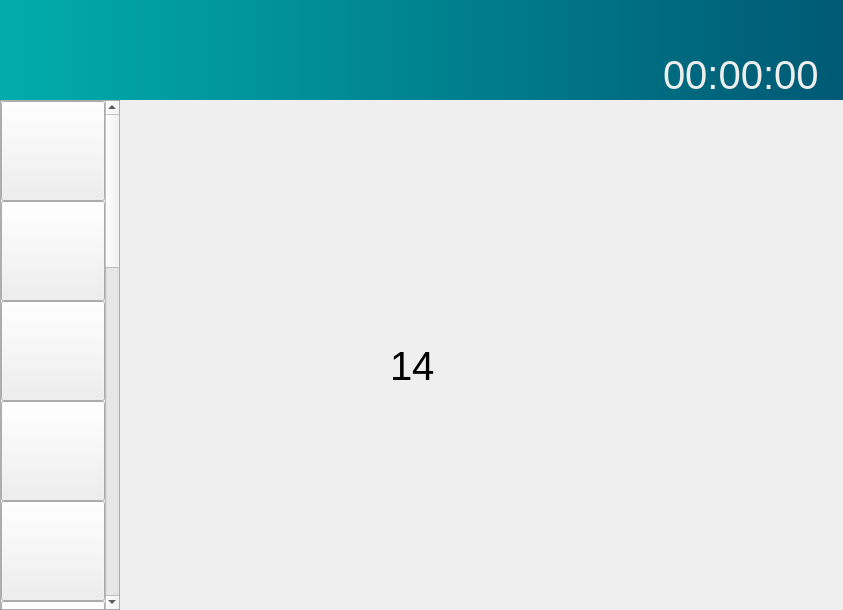
<?xml version="1.0" encoding="UTF-8"?>
<ui version="4.0">
 <class>Widget</class>
 <widget class="QWidget" name="Widget">
  <property name="geometry">
   <rect>
    <x>0</x>
    <y>0</y>
    <width>843</width>
    <height>610</height>
   </rect>
  </property>
  <property name="windowTitle">
   <string>Widget</string>
  </property>
  <property name="styleSheet">
   <string notr="true"/>
  </property>
  <layout class="QVBoxLayout" name="verticalLayout_2">
   <property name="spacing">
    <number>0</number>
   </property>
   <property name="leftMargin">
    <number>0</number>
   </property>
   <property name="topMargin">
    <number>0</number>
   </property>
   <property name="rightMargin">
    <number>0</number>
   </property>
   <property name="bottomMargin">
    <number>0</number>
   </property>
   <item>
    <widget class="QWidget" name="header" native="true">
     <property name="minimumSize">
      <size>
       <width>0</width>
       <height>100</height>
      </size>
     </property>
     <property name="maximumSize">
      <size>
       <width>16777215</width>
       <height>100</height>
      </size>
     </property>
     <property name="styleSheet">
      <string notr="true">QWidget#header{
background-color: qlineargradient(spread:pad, x1:0, y1:0, x2:1, y2:0, stop:0 rgba(1, 173, 171, 255), stop:1 rgba(0, 89, 116, 255));
}</string>
     </property>
     <layout class="QHBoxLayout" name="horizontalLayout_2">
      <property name="spacing">
       <number>0</number>
      </property>
      <property name="leftMargin">
       <number>10</number>
      </property>
      <property name="topMargin">
       <number>0</number>
      </property>
      <property name="rightMargin">
       <number>0</number>
      </property>
      <property name="bottomMargin">
       <number>0</number>
      </property>
      <item>
       <widget class="QLabel" name="logo_label">
        <property name="minimumSize">
         <size>
          <width>250</width>
          <height>70</height>
         </size>
        </property>
        <property name="maximumSize">
         <size>
          <width>250</width>
          <height>70</height>
         </size>
        </property>
        <property name="styleSheet">
         <string notr="true">border-image: url(:/Resource/icon/topeet-logo.png);</string>
        </property>
        <property name="text">
         <string/>
        </property>
       </widget>
      </item>
      <item>
       <spacer name="horizontalSpacer">
        <property name="orientation">
         <enum>Qt::Horizontal</enum>
        </property>
        <property name="sizeHint" stdset="0">
         <size>
          <width>139</width>
          <height>20</height>
         </size>
        </property>
       </spacer>
      </item>
      <item>
       <widget class="QWidget" name="widget_button" native="true">
        <property name="minimumSize">
         <size>
          <width>270</width>
          <height>100</height>
         </size>
        </property>
        <property name="styleSheet">
         <string notr="true">QPushButton {
background-color: rgba(255, 255, 255, 0);
border: none;
color: white;
}</string>
        </property>
        <layout class="QHBoxLayout" name="horizontalLayout_3">
         <property name="spacing">
          <number>0</number>
         </property>
         <property name="leftMargin">
          <number>0</number>
         </property>
         <property name="topMargin">
          <number>0</number>
         </property>
         <property name="rightMargin">
          <number>0</number>
         </property>
         <property name="bottomMargin">
          <number>0</number>
         </property>
         <item>
          <widget class="MyButton" name="head_button1">
           <property name="minimumSize">
            <size>
             <width>90</width>
             <height>100</height>
            </size>
           </property>
           <property name="maximumSize">
            <size>
             <width>90</width>
             <height>100</height>
            </size>
           </property>
           <property name="styleSheet">
            <string notr="true"/>
           </property>
           <property name="text">
            <string/>
           </property>
          </widget>
         </item>
         <item>
          <widget class="MyButton" name="head_button2">
           <property name="minimumSize">
            <size>
             <width>90</width>
             <height>100</height>
            </size>
           </property>
           <property name="maximumSize">
            <size>
             <width>90</width>
             <height>100</height>
            </size>
           </property>
           <property name="styleSheet">
            <string notr="true"/>
           </property>
           <property name="text">
            <string/>
           </property>
          </widget>
         </item>
         <item>
          <widget class="MyButton" name="head_button3">
           <property name="minimumSize">
            <size>
             <width>90</width>
             <height>100</height>
            </size>
           </property>
           <property name="maximumSize">
            <size>
             <width>90</width>
             <height>100</height>
            </size>
           </property>
           <property name="text">
            <string/>
           </property>
          </widget>
         </item>
        </layout>
       </widget>
      </item>
      <item>
       <widget class="QWidget" name="widget" native="true">
        <property name="minimumSize">
         <size>
          <width>180</width>
          <height>100</height>
         </size>
        </property>
        <layout class="QVBoxLayout" name="verticalLayout_3">
         <property name="spacing">
          <number>0</number>
         </property>
         <property name="leftMargin">
          <number>0</number>
         </property>
         <property name="topMargin">
          <number>0</number>
         </property>
         <property name="rightMargin">
          <number>0</number>
         </property>
         <property name="bottomMargin">
          <number>0</number>
         </property>
         <item>
          <widget class="QWidget" name="widget_2" native="true"/>
         </item>
         <item>
          <widget class="QLabel" name="time_label">
           <property name="font">
            <font>
             <pointsize>30</pointsize>
            </font>
           </property>
           <property name="styleSheet">
            <string notr="true">color: rgb(238, 238, 236);</string>
           </property>
           <property name="text">
            <string>00:00:00</string>
           </property>
          </widget>
         </item>
        </layout>
       </widget>
      </item>
     </layout>
    </widget>
   </item>
   <item>
    <widget class="QWidget" name="body" native="true">
     <property name="styleSheet">
      <string notr="true"/>
     </property>
     <layout class="QHBoxLayout" name="horizontalLayout">
      <property name="spacing">
       <number>0</number>
      </property>
      <property name="leftMargin">
       <number>0</number>
      </property>
      <property name="topMargin">
       <number>0</number>
      </property>
      <property name="rightMargin">
       <number>0</number>
      </property>
      <property name="bottomMargin">
       <number>0</number>
      </property>
      <item>
       <widget class="QScrollArea" name="listscroll">
        <property name="minimumSize">
         <size>
          <width>120</width>
          <height>0</height>
         </size>
        </property>
        <property name="maximumSize">
         <size>
          <width>120</width>
          <height>16777215</height>
         </size>
        </property>
        <property name="styleSheet">
         <string notr="true">QScrollArea {
border: 1px solid rgba(130, 130, 130, 150);
}
MyButton { 
color: white;
border: 1px solid rgba(130, 130, 130, 150);
margin: 0px; padding: 0px;
background-color: qlineargradient(spread:pad, x1:0, y1:0, x2:1, y2:0, stop:0 rgba(1, 173, 171, 255), stop:1 rgba(0, 89, 116, 255));
}
MyButton:hover {
background-color: &quot;#1beee0&quot;; 
}
MyButton:checked {
background-color: &quot;#005270&quot;;
}
</string>
        </property>
        <property name="widgetResizable">
         <bool>true</bool>
        </property>
        <widget class="QWidget" name="scrollAreaWidgetContents">
         <property name="geometry">
          <rect>
           <x>0</x>
           <y>0</y>
           <width>104</width>
           <height>1600</height>
          </rect>
         </property>
         <layout class="QVBoxLayout" name="verticalLayout">
          <property name="spacing">
           <number>0</number>
          </property>
          <property name="leftMargin">
           <number>0</number>
          </property>
          <property name="topMargin">
           <number>0</number>
          </property>
          <property name="rightMargin">
           <number>0</number>
          </property>
          <property name="bottomMargin">
           <number>0</number>
          </property>
          <item>
           <widget class="MyButton" name="myButton1">
            <property name="minimumSize">
             <size>
              <width>0</width>
              <height>100</height>
             </size>
            </property>
            <property name="maximumSize">
             <size>
              <width>16777215</width>
              <height>100</height>
             </size>
            </property>
            <property name="styleSheet">
             <string notr="true"/>
            </property>
            <property name="text">
             <string/>
            </property>
            <property name="iconSize">
             <size>
              <width>32</width>
              <height>32</height>
             </size>
            </property>
            <property name="checkable">
             <bool>false</bool>
            </property>
            <property name="autoRepeat">
             <bool>false</bool>
            </property>
           </widget>
          </item>
          <item>
           <widget class="MyButton" name="myButton2">
            <property name="minimumSize">
             <size>
              <width>0</width>
              <height>100</height>
             </size>
            </property>
            <property name="maximumSize">
             <size>
              <width>16777215</width>
              <height>100</height>
             </size>
            </property>
            <property name="text">
             <string/>
            </property>
            <property name="iconSize">
             <size>
              <width>16</width>
              <height>16</height>
             </size>
            </property>
           </widget>
          </item>
          <item>
           <widget class="MyButton" name="myButton3">
            <property name="minimumSize">
             <size>
              <width>0</width>
              <height>100</height>
             </size>
            </property>
            <property name="maximumSize">
             <size>
              <width>16777215</width>
              <height>100</height>
             </size>
            </property>
            <property name="text">
             <string/>
            </property>
           </widget>
          </item>
          <item>
           <widget class="MyButton" name="myButton4">
            <property name="minimumSize">
             <size>
              <width>0</width>
              <height>100</height>
             </size>
            </property>
            <property name="maximumSize">
             <size>
              <width>16777215</width>
              <height>100</height>
             </size>
            </property>
            <property name="text">
             <string/>
            </property>
           </widget>
          </item>
          <item>
           <widget class="MyButton" name="myButton5">
            <property name="minimumSize">
             <size>
              <width>0</width>
              <height>100</height>
             </size>
            </property>
            <property name="maximumSize">
             <size>
              <width>16777215</width>
              <height>100</height>
             </size>
            </property>
            <property name="text">
             <string/>
            </property>
           </widget>
          </item>
          <item>
           <widget class="MyButton" name="myButton6">
            <property name="minimumSize">
             <size>
              <width>0</width>
              <height>100</height>
             </size>
            </property>
            <property name="maximumSize">
             <size>
              <width>16777215</width>
              <height>100</height>
             </size>
            </property>
            <property name="text">
             <string/>
            </property>
           </widget>
          </item>
          <item>
           <widget class="MyButton" name="myButton7">
            <property name="minimumSize">
             <size>
              <width>0</width>
              <height>100</height>
             </size>
            </property>
            <property name="maximumSize">
             <size>
              <width>16777215</width>
              <height>100</height>
             </size>
            </property>
            <property name="text">
             <string/>
            </property>
           </widget>
          </item>
          <item>
           <widget class="MyButton" name="myButton8">
            <property name="minimumSize">
             <size>
              <width>0</width>
              <height>100</height>
             </size>
            </property>
            <property name="maximumSize">
             <size>
              <width>16777215</width>
              <height>100</height>
             </size>
            </property>
            <property name="text">
             <string/>
            </property>
           </widget>
          </item>
          <item>
           <widget class="MyButton" name="myButton9">
            <property name="minimumSize">
             <size>
              <width>0</width>
              <height>100</height>
             </size>
            </property>
            <property name="maximumSize">
             <size>
              <width>16777215</width>
              <height>100</height>
             </size>
            </property>
            <property name="text">
             <string/>
            </property>
           </widget>
          </item>
          <item>
           <widget class="MyButton" name="myButton10">
            <property name="minimumSize">
             <size>
              <width>0</width>
              <height>100</height>
             </size>
            </property>
            <property name="maximumSize">
             <size>
              <width>16777215</width>
              <height>100</height>
             </size>
            </property>
            <property name="text">
             <string/>
            </property>
           </widget>
          </item>
          <item>
           <widget class="MyButton" name="myButton11">
            <property name="minimumSize">
             <size>
              <width>0</width>
              <height>100</height>
             </size>
            </property>
            <property name="maximumSize">
             <size>
              <width>16777215</width>
              <height>100</height>
             </size>
            </property>
            <property name="text">
             <string/>
            </property>
           </widget>
          </item>
          <item>
           <widget class="MyButton" name="myButton12">
            <property name="minimumSize">
             <size>
              <width>0</width>
              <height>100</height>
             </size>
            </property>
            <property name="maximumSize">
             <size>
              <width>16777215</width>
              <height>100</height>
             </size>
            </property>
            <property name="text">
             <string/>
            </property>
           </widget>
          </item>
          <item>
           <widget class="MyButton" name="myButton13">
            <property name="minimumSize">
             <size>
              <width>0</width>
              <height>100</height>
             </size>
            </property>
            <property name="maximumSize">
             <size>
              <width>16777215</width>
              <height>100</height>
             </size>
            </property>
            <property name="text">
             <string/>
            </property>
           </widget>
          </item>
          <item>
           <widget class="MyButton" name="myButton14">
            <property name="minimumSize">
             <size>
              <width>0</width>
              <height>100</height>
             </size>
            </property>
            <property name="maximumSize">
             <size>
              <width>16777215</width>
              <height>100</height>
             </size>
            </property>
            <property name="text">
             <string/>
            </property>
           </widget>
          </item>
          <item>
           <widget class="MyButton" name="myButton15">
            <property name="minimumSize">
             <size>
              <width>0</width>
              <height>100</height>
             </size>
            </property>
            <property name="maximumSize">
             <size>
              <width>16777215</width>
              <height>100</height>
             </size>
            </property>
            <property name="text">
             <string/>
            </property>
           </widget>
          </item>
          <item>
           <widget class="MyButton" name="myButton16">
            <property name="minimumSize">
             <size>
              <width>0</width>
              <height>100</height>
             </size>
            </property>
            <property name="maximumSize">
             <size>
              <width>16777215</width>
              <height>100</height>
             </size>
            </property>
            <property name="text">
             <string/>
            </property>
           </widget>
          </item>
          <item>
           <spacer name="verticalSpacer">
            <property name="orientation">
             <enum>Qt::Vertical</enum>
            </property>
            <property name="sizeHint" stdset="0">
             <size>
              <width>20</width>
              <height>40</height>
             </size>
            </property>
           </spacer>
          </item>
         </layout>
        </widget>
       </widget>
      </item>
      <item>
       <widget class="QStackedWidget" name="stackedWidget">
        <property name="styleSheet">
         <string notr="true"/>
        </property>
        <property name="currentIndex">
         <number>14</number>
        </property>
        <widget class="QWidget" name="page">
         <widget class="QLabel" name="label">
          <property name="geometry">
           <rect>
            <x>190</x>
            <y>180</y>
            <width>361</width>
            <height>171</height>
           </rect>
          </property>
          <property name="text">
           <string>本应用是基于讯为RK3568开发板的外设测试程序</string>
          </property>
         </widget>
        </widget>
        <widget class="QWidget" name="page_2">
         <widget class="QLabel" name="label_3">
          <property name="geometry">
           <rect>
            <x>230</x>
            <y>150</y>
            <width>241</width>
            <height>211</height>
           </rect>
          </property>
          <property name="font">
           <font>
            <pointsize>30</pointsize>
           </font>
          </property>
          <property name="text">
           <string>1</string>
          </property>
         </widget>
        </widget>
        <widget class="QWidget" name="page_3">
         <widget class="QLabel" name="label_4">
          <property name="geometry">
           <rect>
            <x>250</x>
            <y>150</y>
            <width>241</width>
            <height>211</height>
           </rect>
          </property>
          <property name="font">
           <font>
            <pointsize>30</pointsize>
           </font>
          </property>
          <property name="text">
           <string>2</string>
          </property>
         </widget>
        </widget>
        <widget class="QWidget" name="page_4">
         <widget class="QLabel" name="label_5">
          <property name="geometry">
           <rect>
            <x>230</x>
            <y>140</y>
            <width>241</width>
            <height>211</height>
           </rect>
          </property>
          <property name="font">
           <font>
            <pointsize>30</pointsize>
           </font>
          </property>
          <property name="text">
           <string>3</string>
          </property>
         </widget>
        </widget>
        <widget class="QWidget" name="page_5">
         <widget class="QLabel" name="label_6">
          <property name="geometry">
           <rect>
            <x>250</x>
            <y>130</y>
            <width>241</width>
            <height>211</height>
           </rect>
          </property>
          <property name="font">
           <font>
            <pointsize>30</pointsize>
           </font>
          </property>
          <property name="text">
           <string>4</string>
          </property>
         </widget>
        </widget>
        <widget class="QWidget" name="page_6">
         <widget class="QLabel" name="label_7">
          <property name="geometry">
           <rect>
            <x>190</x>
            <y>140</y>
            <width>241</width>
            <height>211</height>
           </rect>
          </property>
          <property name="font">
           <font>
            <pointsize>30</pointsize>
           </font>
          </property>
          <property name="text">
           <string>5</string>
          </property>
         </widget>
        </widget>
        <widget class="QWidget" name="page_7">
         <widget class="QLabel" name="label_8">
          <property name="geometry">
           <rect>
            <x>200</x>
            <y>140</y>
            <width>241</width>
            <height>211</height>
           </rect>
          </property>
          <property name="font">
           <font>
            <pointsize>30</pointsize>
           </font>
          </property>
          <property name="text">
           <string>6</string>
          </property>
         </widget>
        </widget>
        <widget class="QWidget" name="page_8">
         <widget class="QLabel" name="label_9">
          <property name="geometry">
           <rect>
            <x>210</x>
            <y>130</y>
            <width>241</width>
            <height>211</height>
           </rect>
          </property>
          <property name="font">
           <font>
            <pointsize>30</pointsize>
           </font>
          </property>
          <property name="text">
           <string>7</string>
          </property>
         </widget>
        </widget>
        <widget class="QWidget" name="page_9">
         <widget class="QLabel" name="label_10">
          <property name="geometry">
           <rect>
            <x>260</x>
            <y>140</y>
            <width>241</width>
            <height>211</height>
           </rect>
          </property>
          <property name="font">
           <font>
            <pointsize>30</pointsize>
           </font>
          </property>
          <property name="text">
           <string>8</string>
          </property>
         </widget>
        </widget>
        <widget class="QWidget" name="page_10">
         <widget class="QLabel" name="label_11">
          <property name="geometry">
           <rect>
            <x>250</x>
            <y>140</y>
            <width>241</width>
            <height>211</height>
           </rect>
          </property>
          <property name="font">
           <font>
            <pointsize>30</pointsize>
           </font>
          </property>
          <property name="text">
           <string>9</string>
          </property>
         </widget>
        </widget>
        <widget class="QWidget" name="page_11">
         <widget class="QLabel" name="label_12">
          <property name="geometry">
           <rect>
            <x>260</x>
            <y>150</y>
            <width>241</width>
            <height>211</height>
           </rect>
          </property>
          <property name="font">
           <font>
            <pointsize>30</pointsize>
           </font>
          </property>
          <property name="text">
           <string>10</string>
          </property>
         </widget>
        </widget>
        <widget class="QWidget" name="page_12">
         <widget class="QLabel" name="label_13">
          <property name="geometry">
           <rect>
            <x>270</x>
            <y>130</y>
            <width>241</width>
            <height>211</height>
           </rect>
          </property>
          <property name="font">
           <font>
            <pointsize>30</pointsize>
           </font>
          </property>
          <property name="text">
           <string>11</string>
          </property>
         </widget>
        </widget>
        <widget class="QWidget" name="page_13">
         <widget class="QLabel" name="label_14">
          <property name="geometry">
           <rect>
            <x>210</x>
            <y>160</y>
            <width>241</width>
            <height>211</height>
           </rect>
          </property>
          <property name="font">
           <font>
            <pointsize>30</pointsize>
           </font>
          </property>
          <property name="text">
           <string>12</string>
          </property>
         </widget>
        </widget>
        <widget class="QWidget" name="page_14">
         <widget class="QLabel" name="label_15">
          <property name="geometry">
           <rect>
            <x>250</x>
            <y>140</y>
            <width>241</width>
            <height>211</height>
           </rect>
          </property>
          <property name="font">
           <font>
            <pointsize>30</pointsize>
           </font>
          </property>
          <property name="text">
           <string>13</string>
          </property>
         </widget>
        </widget>
        <widget class="QWidget" name="page_15">
         <widget class="QLabel" name="label_16">
          <property name="geometry">
           <rect>
            <x>270</x>
            <y>160</y>
            <width>241</width>
            <height>211</height>
           </rect>
          </property>
          <property name="font">
           <font>
            <pointsize>30</pointsize>
           </font>
          </property>
          <property name="text">
           <string>14</string>
          </property>
         </widget>
        </widget>
        <widget class="QWidget" name="page_16">
         <widget class="QLabel" name="label_17">
          <property name="geometry">
           <rect>
            <x>270</x>
            <y>130</y>
            <width>241</width>
            <height>211</height>
           </rect>
          </property>
          <property name="font">
           <font>
            <pointsize>30</pointsize>
           </font>
          </property>
          <property name="text">
           <string>15</string>
          </property>
         </widget>
        </widget>
       </widget>
      </item>
     </layout>
    </widget>
   </item>
  </layout>
 </widget>
 <customwidgets>
  <customwidget>
   <class>MyButton</class>
   <extends>QPushButton</extends>
   <header location="global">mybutton.h</header>
  </customwidget>
 </customwidgets>
 <resources/>
 <connections/>
</ui>
